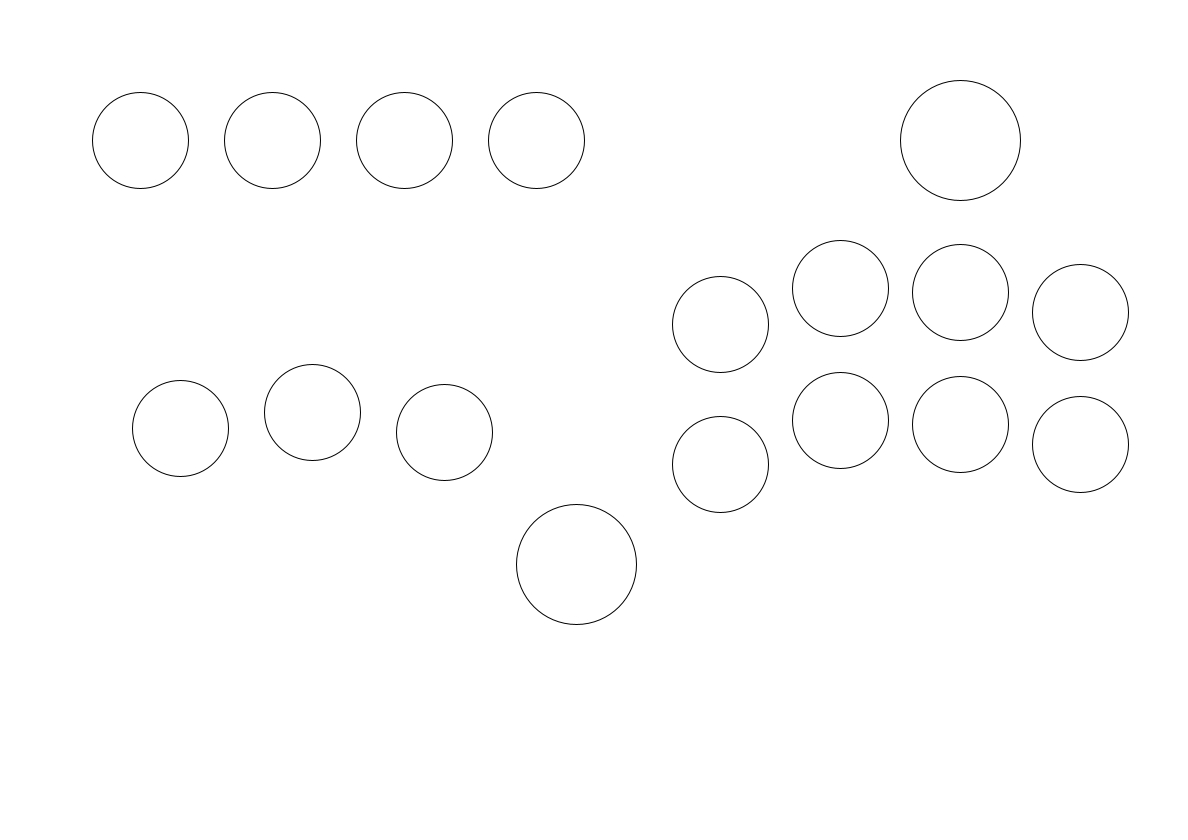
Frame 1 (no input)
Frame 2 (the mouse pressed at the canvas centre, redrawn once): identical to frame 1, image omitted

The Processing sketch that drew this single still picture (run headless with seeded random() and noise(); the mouse was pressed at the canvas centre and the sketch redrawn once):

// Processing sketch: Blueprint
// ── Blueprint.pde
int mm = 0;
int small_button_diameter = 24;
int large_button_diameter = 30;
int s_mm= 0;
int l_mm = 0;


void setup() {
  // A4 size = 297 * 210
  size(1188, 840);
  mm = width / 297;
  s_mm = small_button_diameter * mm;
  l_mm = large_button_diameter * mm;
  noLoop();
}

void draw() {
  background(255);
  
  // option button list at top of left .
  circle(35 * mm, 35 * mm, s_mm);
  circle(68 * mm, 35 * mm, s_mm);
  circle(101 * mm, 35 * mm, s_mm);
  circle(134 * mm, 35 * mm, s_mm);

  // up down left right.
  circle(45 * mm, 107 * mm, s_mm);
  circle(78 * mm, 103 * mm, s_mm);
  circle(111 * mm, 108* mm, s_mm);
  circle(144 * mm, 141 * mm, l_mm);
  
  // attack button at  right side.
  circle(180 * mm, 81 * mm, s_mm);
  circle(210* mm, 72* mm, s_mm);
  circle(240 * mm, 73 * mm, s_mm);
  circle(270 * mm, 78 * mm, s_mm);
  circle(180 * mm, 116 * mm, s_mm);
  circle(210* mm, 105 * mm, s_mm);
  circle(240 * mm, 106 * mm, s_mm);
  circle(270 * mm, 111 * mm, s_mm);
  
  // option button at top of right.
  circle(240 * mm, 35 * mm, l_mm);

  save("blueprint.png");
}
